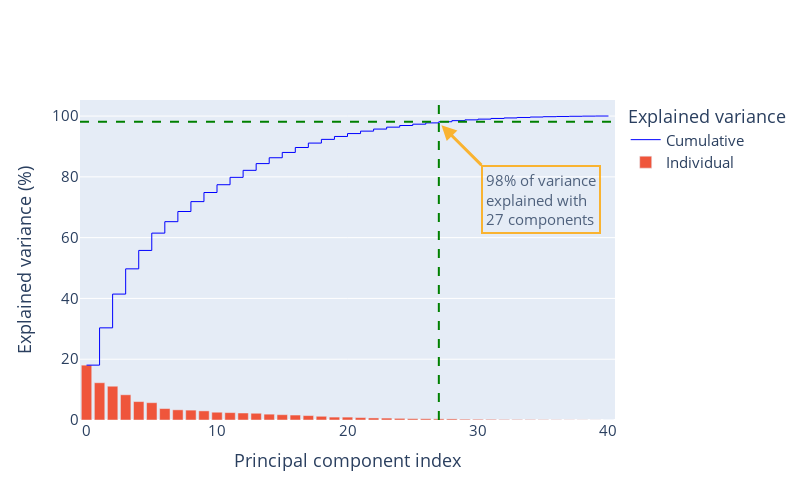

Write notebook code for a chart like this one.
### Code cell
fig = go.Figure()
fig.add_trace(go.Scatter(x=np.arange(0, 41), y=var_explained_cumulative, line_shape='hv', line_color='blue', line_width=1, 
                         name='Cumulative'))
fig.add_trace(go.Bar(x=np.arange(0, len(var_explained)), y=var_explained*100, base='red', name='Individual'))


fig.add_vline(x=index[0][0], line_dash='dash', line_color='green', line_width=2)
fig.add_hline(y=var_explained_cumulative[index[0][0]], line_dash='dash', line_color='green', line_width=2)


fig.add_annotation(x=27.2, y=97, text='98% of variance<br>explained with<br>27 components', yanchor='top', xanchor='left', 
                  showarrow=True, align='left', arrowhead=2, arrowsize=1, arrowwidth=3, arrowcolor='orange', ax=40, ay=40, 
                   bordercolor='orange', borderwidth=2, borderpad=3, opacity=0.8)


fig.update_layout(xaxis_title='Principal component index', yaxis_title='Explained variance (%)', 
                  legend_title='Explained variance', autosize=False, width=800, height=500, font=dict(size=15))

### Figure 1 — Plotly figure (JSON) as saved in the notebook; plotly's stock layout.template omitted (floating-point values rounded to 4 significant figures)
{"data": [{"line": {"color": "blue", "shape": "hv", "width": 1}, "name": "Cumulative", "type": "scatter", "x": [0, 1, 2, 3, 4, 5, 6, 7, 8, 9, 10, 11, 12, 13, 14, 15, 16, 17, 18, 19, 20, 21, 22, 23, 24, 25, 26, 27, 28, 29, 30, 31, 32, 33, 34, 35, 36, 37, 38, 39, 40], "y": [18.05, 30.32, 41.43, 49.73, 55.79, 61.49, 65.25, 68.6, 71.85, 74.85, 77.41, 79.84, 82.14, 84.36, 86.28, 88.03, 89.66, 91.11, 92.33, 93.29, 94.24, 95.04, 95.72, 96.35, 96.89, 97.33, 97.75, 98.13, 98.49, 98.75, 98.99, 99.21, 99.38, 99.54, 99.68, 99.79, 99.87, 99.93, 99.98, 100.0, 100.0]}, {"base": "red", "name": "Individual", "type": "bar", "x": [0, 1, 2, 3, 4, 5, 6, 7, 8, 9, 10, 11, 12, 13, 14, 15, 16, 17, 18, 19, 20, 21, 22, 23, 24, 25, 26, 27, 28, 29, 30, 31, 32, 33, 34, 35, 36, 37, 38, 39, 40], "y": [18.05, 12.27, 11.11, 8.297, 6.063, 5.699, 3.762, 3.351, 3.253, 2.996, 2.557, 2.432, 2.303, 2.216, 1.92, 1.748, 1.632, 1.451, 1.223, 0.9575, 0.9507, 0.7963, 0.6761, 0.6274, 0.5395, 0.443, 0.4177, 0.3801, 0.3622, 0.2624, 0.2445, 0.2219, 0.1688, 0.1648, 0.1384, 0.1057, 0.07571, 0.05523, 0.04521, 0.02529, 0.008684]}], "layout": {"annotations": [{"align": "left", "arrowcolor": "orange", "arrowhead": 2, "arrowsize": 1, "arrowwidth": 3, "ax": 40, "ay": 40, "bordercolor": "orange", "borderpad": 3, "borderwidth": 2, "opacity": 0.8, "showarrow": true, "text": "98% of variance<br>explained with<br>27 components", "x": 27.2, "xanchor": "left", "y": 97, "yanchor": "top"}], "autosize": false, "font": {"size": 15}, "height": 500, "legend": {"title": {"text": "Explained variance"}}, "shapes": [{"line": {"color": "green", "dash": "dash", "width": 2}, "type": "line", "x0": 27, "x1": 27, "xref": "x", "y0": 0, "y1": 1, "yref": "y domain"}, {"line": {"color": "green", "dash": "dash", "width": 2}, "type": "line", "x0": 0, "x1": 1, "xref": "x domain", "y0": 98.13, "y1": 98.13, "yref": "y"}], "width": 800, "xaxis": {"title": {"text": "Principal component index"}}, "yaxis": {"title": {"text": "Explained variance (%)"}}}}
